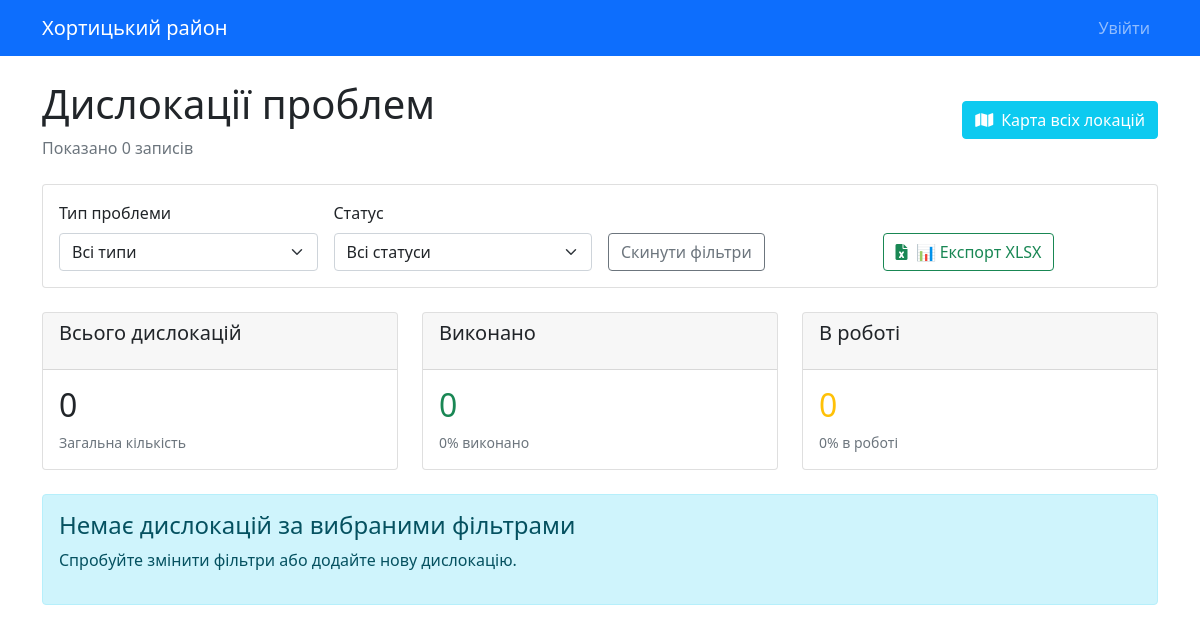
Before: / with the older database file.
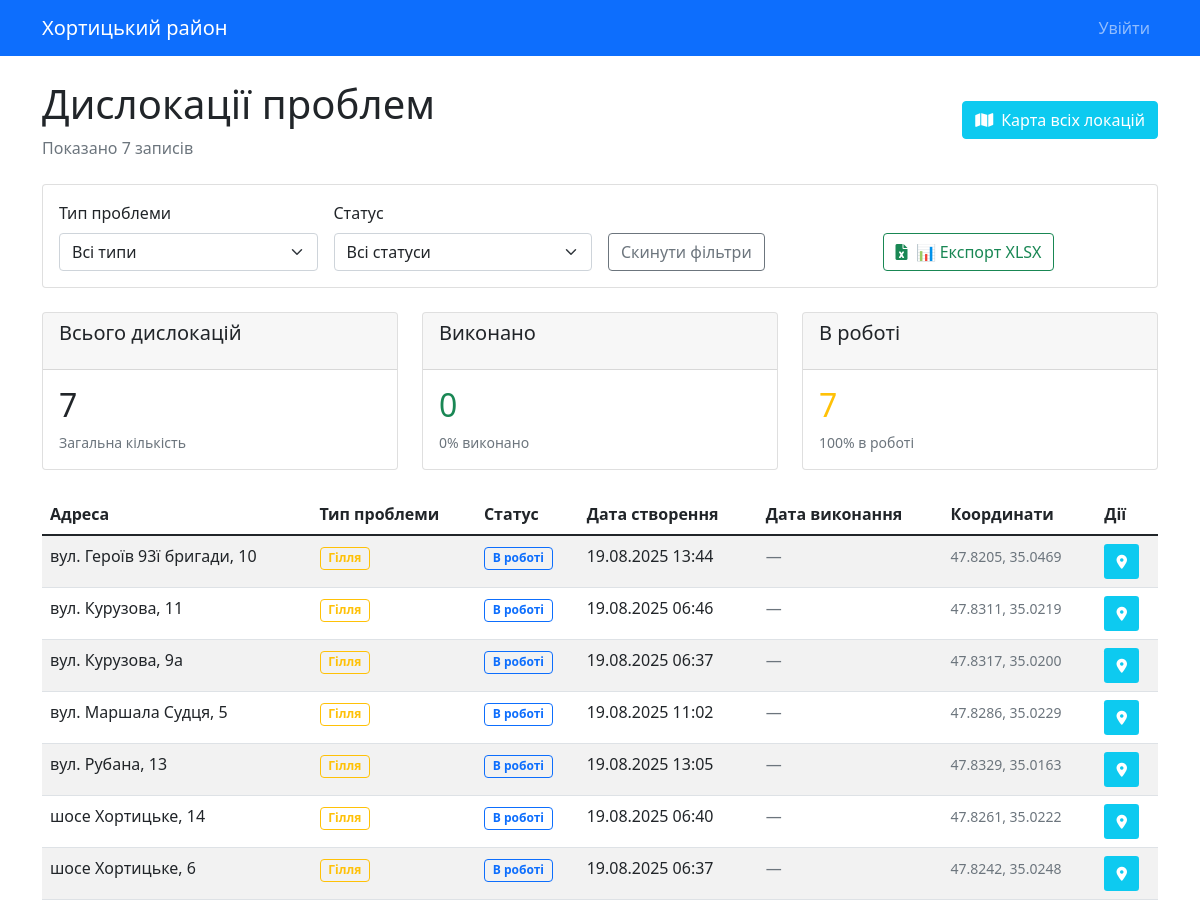
After: the same page with the newer database file.
### models.py (models this page shows, shortened)
class Location(db.Model):
    id = db.Column(db.Integer, primary_key=True)
    address = db.Column(db.String(200), nullable=False)
    latitude = db.Column(db.Float, nullable=False)
    longitude = db.Column(db.Float, nullable=False)
    problem_type = db.Column(db.String(50), nullable=False)
    status = db.Column(db.String(20), default='in_progress')
    description = db.Column(db.Text)
    date_created = db.Column(db.DateTime, default=datetime.utcnow)
    date_completed = db.Column(db.DateTime)
    created_by = db.Column(db.Integer, db.ForeignKey('user.id'))

### app.py (the view)
@app.route('/')
def index():
    problem_type = request.args.get('problem_type', 'all')
    status = request.args.get('status', 'all')
    query = Location.query
    if problem_type != 'all':
        query = query.filter(Location.problem_type == problem_type)
    if status != 'all':
        query = query.filter(Location.status == status)
    locations = query.all()
    def format_address(address):
        file_path = os.path.join(os.path.dirname(
            __file__), "static", "street-names.json")
        with open(file_path, "r", encoding="utf-8") as f:
            addresses = json.load(f)
            for k, v in addresses.items():
                if address.startswith(k):
                    return address.replace(k, v)
        return address
    for location in locations:
        location.formatted_address = format_address(location.address)
    locations.sort(key=lambda x: x.formatted_address)
    for location in locations:
        location.address = location.formatted_address
    total_count = len(locations)
    completed_count = len([l for l in locations if l.status == 'completed'])
    in_progress_count = len(
        [l for l in locations if l.status == 'in_progress'])
    return render_template('index.html',
                           locations=locations,
                           current_problem_type=problem_type,
                           current_status=status,
                           total_count=total_count,
                           completed_count=completed_count,
                           in_progress_count=in_progress_count)

### templates/index.html (shortened to what this page needs)
{% extends "base.html" %}
{% block content %}
<div class="d-flex justify-content-between align-items-center mb-4">
    <div>
        <h1>Дислокації проблем</h1>
        <p class="text-muted mb-0">
            Показано {{ locations|length }}
            {% if current_problem_type != 'all' or current_status != 'all' %}
                з {{ total_count }} (застосовано фільтри)
            {% else %}
                записів
            {% endif %}
        </p>
    </div>
<div class="d-flex gap-2">
        <a href="{{ url_for('map_all') }}" class="btn btn-info text-white">
            <i class="fas fa-map me-2"></i>Карта всіх локацій
        </a>
    </div>
</div>
<div class="row mb-4">
    <div class="col-md-12">
        <div class="card">
            <div class="card-body">
                <form method="GET" class="row g-3">
                    <div class="col-md-3">
                        <label class="form-label">Тип проблеми</label>
                        <select name="problem_type" class="form-select" onchange="this.form.submit()">
                            <option value="all" {% if current_problem_type == 'all' %}selected{% endif %}>Всі типи</option>
                        </select>
                    </div>
                    <div class="col-md-3">
                        <label class="form-label">Статус</label>
                        <select name="status" class="form-select" onchange="this.form.submit()">
                            <option value="all" {% if current_status == 'all' %}selected{% endif %}>Всі статуси</option>
                        </select>
                    </div>
                    <div class="col-md-3 d-flex align-items-end">
                        <a href="{{ url_for('index') }}" class="btn btn-outline-secondary">Скинути фільтри</a>
                    </div>
                    <div class="col-md-3 d-flex align-items-end">
                        <a href="{{ url_for('export_excel', problem_type=current_problem_type, status=current_status) }}"
                            class="btn btn-outline-success">
                            <i class="fas fa-file-excel me-2"></i>📊 Експорт XLSX
                        </a>
                    </div>
                </form>
            </div>
        </div>
    </div>
</div>
<div class="row mb-4">
    <div class="col-md-4">
        <div class="card">
            <div class="card-header pb-3">
                <h5 class="card-title">
                    {% if current_problem_type != 'all' %}
                        {{ current_problem_type }}
                    {% else %}
                        Всього дислокацій
                    {% endif %}
                </h5>
            </div>
            <div class="card-body">
                <div class="h2 font-bold">{{ total_count }}</div>
                <p class="text-muted small mb-0">
                    {% if current_problem_type != 'all' %}
                        Загальна кількість {{ current_problem_type.lower() }}
                    {% else %}
                        Загальна кількість
                    {% endif %}
                </p>
            </div>
        </div>
    </div>
    <div class="col-md-4">
        <div class="card">
            <div class="card-header pb-3">
                <h5 class="card-title">Виконано</h5>
            </div>
            <div class="card-body">
                <div class="h2 font-bold text-success">{{ completed_count }}</div>
                <p class="text-muted small mb-0">
                    {% if total_count > 0 %}
                        {{ "%.0f"|format((completed_count / total_count) * 100) }}% виконано
                    {% else %}
                        0% виконано
                    {% endif %}
                </p>
            </div>
        </div>
    </div>
    <div class="col-md-4">
        <div class="card">
            <div class="card-header pb-3">
                <h5 class="card-title">В роботі</h5>
            </div>
            <div class="card-body">
                <div class="h2 font-bold text-warning">{{ in_progress_count }}</div>
                <p class="text-muted small mb-0">
                    {% if total_count > 0 %}
                        {{ "%.0f"|format((in_progress_count / total_count) * 100) }}% в роботі
                    {% else %}
                        0% в роботі
                    {% endif %}
                </p>
            </div>
        </div>
    </div>
</div>
{% if locations %}
    <div class="table-responsive">
    <table class="table table-striped">
        <thead>
            <tr>
                <th>Адреса</th>
                <th>Тип проблеми</th>
                <th>Статус</th>
                <th>Дата створення</th>
                <th>Дата виконання</th>
                <th>Координати</th>
                <th>Дії</th>
            </tr>
        </thead>
        <tbody>
            {% for location in locations %}
            <tr>
                <td>{{ location.address }}</td>
                <td>
                    {% if location.problem_type == 'Гілля' %}
                        <span class="badge border border-warning text-warning bg-transparent">{{ location.problem_type }}</span>
                    {% elif location.problem_type == 'Листя' %}
                        <span class="badge border border-success text-success bg-transparent">{{ location.problem_type }}</span>
                    {% elif location.problem_type == 'Звалища' %}
                        <span class="badge border border-danger text-danger bg-transparent">{{ location.problem_type }}</span>
                    {% else %}
                        <span class="badge border border-secondary text-secondary bg-transparent">{{ location.problem_type }}</span>
                    {% endif %}
                </td>
                <td>
                    {% if location.status == 'completed' %}
                        <span class="badge border border-success text-success bg-transparent">Виконано</span>
                    {% elif location.status == 'in_progress' %}
                        <span class="badge border border-primary text-primary bg-transparent">В роботі</span>
                    {% else %}
                        <span class="badge border border-secondary text-secondary bg-transparent">В роботі</span>
                    {% endif %}
                </td>
                <td>{{ location.date_created.strftime('%d.%m.%Y %H:%M') }}</td>
                <td>
                    {% if location.date_completed %}
                        <span class="text-success fw-bold">{{ location.date_completed.strftime('%d.%m.%Y %H:%M') }}</span>
                    {% else %}
                        <span class="text-muted">—</span>
                    {% endif %}
                </td>
                <td>
                    <small class="text-muted">
                        {{ "%.4f"|format(location.latitude) }}, {{ "%.4f"|format(location.longitude) }}
                    </small>
                </td>
                <td>
                    <div class="d-flex gap-1" role="group">
                        <a href="{{ url_for('location_map', location_id=location.id) }}"
                            class="btn btn-sm btn-info text-white"
                            style="width: 35px; height: 35px; border: none; display: flex; align-items: center; justify-content: center;"
                            title="Переглянути на карті">
                            <i class="fas fa-map-marker-alt"></i>
                        </a>
                    </div>
                </td>
            </tr>
            {% endfor %}
        </tbody>
    </table>
</div>
{% else %}
    <div class="alert alert-info">
        <h4>Немає дислокацій за вибраними фільтрами</h4>
        <p>Спробуйте змінити фільтри або додайте нову дислокацію.</p>
    </div>
{% endif %}
{% endblock %}

### templates/base.html (shortened to what this page needs)
<!DOCTYPE html>
<html lang="uk">
    <head>
        <link href="https://cdn.jsdelivr.net/npm/bootstrap@5.1.3/dist/css/bootstrap.min.css" rel="stylesheet" />
        <link rel="stylesheet" href="https://cdnjs.cloudflare.com/ajax/libs/font-awesome/6.0.0/css/all.min.css">
    </head>
    <body>
        <nav class="navbar navbar-expand-lg navbar-dark bg-primary">
            <div class="container">
                <a class="navbar-brand" href="{{ url_for('index') }}">Хортицький район</a>
                <div class="navbar-nav ms-auto">
                    {% if current_user.is_authenticated %}
                    <span class="navbar-text me-3">Привіт, {{ current_user.username }}!</span>
                    {% if current_user.is_admin() %}
                    <span class="badge bg-warning me-2 d-flex align-items-center">Адмін</span>
                    {% endif %}
                    <a class="nav-link" href="{{ url_for('logout') }}">Вийти</a>
                    {% else %}
                    <a class="nav-link" href="{{ url_for('login') }}">Увійти</a>
                    {% endif %}
                </div>
            </div>
        </nav>
        <div class="container mt-4">{% block content %}{% endblock %}</div>
    </body>
</html>

Changed rows visible on the page:
added Location: address "вул. Героїв 93ї бригади, 10", problem_type "Гілля", status "В роботі", date_created "19.08.2025 13:44", latitude "47.8205", longitude "35.0469"
added Location: address "вул. Курузова, 11", problem_type "Гілля", status "В роботі", date_created "19.08.2025 06:46", latitude "47.8311", longitude "35.0219"
added Location: address "вул. Курузова, 9а", problem_type "Гілля", status "В роботі", date_created "19.08.2025 06:37", latitude "47.8317", longitude "35.0200"
added Location: address "вул. Маршала Судця, 5", problem_type "Гілля", status "В роботі", date_created "19.08.2025 11:02", latitude "47.8286", longitude "35.0229"
added Location: address "вул. Рубана, 13", problem_type "Гілля", status "В роботі", date_created "19.08.2025 13:05", latitude "47.8329", longitude "35.0163"
added Location: address "шосе Хортицьке, 14", problem_type "Гілля", status "В роботі", date_created "19.08.2025 06:40", latitude "47.8261", longitude "35.0222"
added Location: address "шосе Хортицьке, 6", problem_type "Гілля", status "В роботі", date_created "19.08.2025 06:37", latitude "47.8242", longitude "35.0248"
Other visible differences:
{{ locations|length }}: "0" → "7"
{{ total_count }}: "0" → "7"
{{ "%.0f"|format((completed_count / total_count) * 100) }}: (not shown) → "0"
{{ in_progress_count }}: "0" → "7"
{{ "%.0f"|format((in_progress_count / total_count) * 100) }}: (not shown) → "100"
text no longer shown: "0% виконано 0% в роботі Немає дислокацій за вибраними фільтрами Спробуйте змінити фільтри або додайте нову дислокацію."
text now shown: "% виконано % в роботі Адреса Тип проблеми Статус Дата створення Дата виконання Координати Дії"
